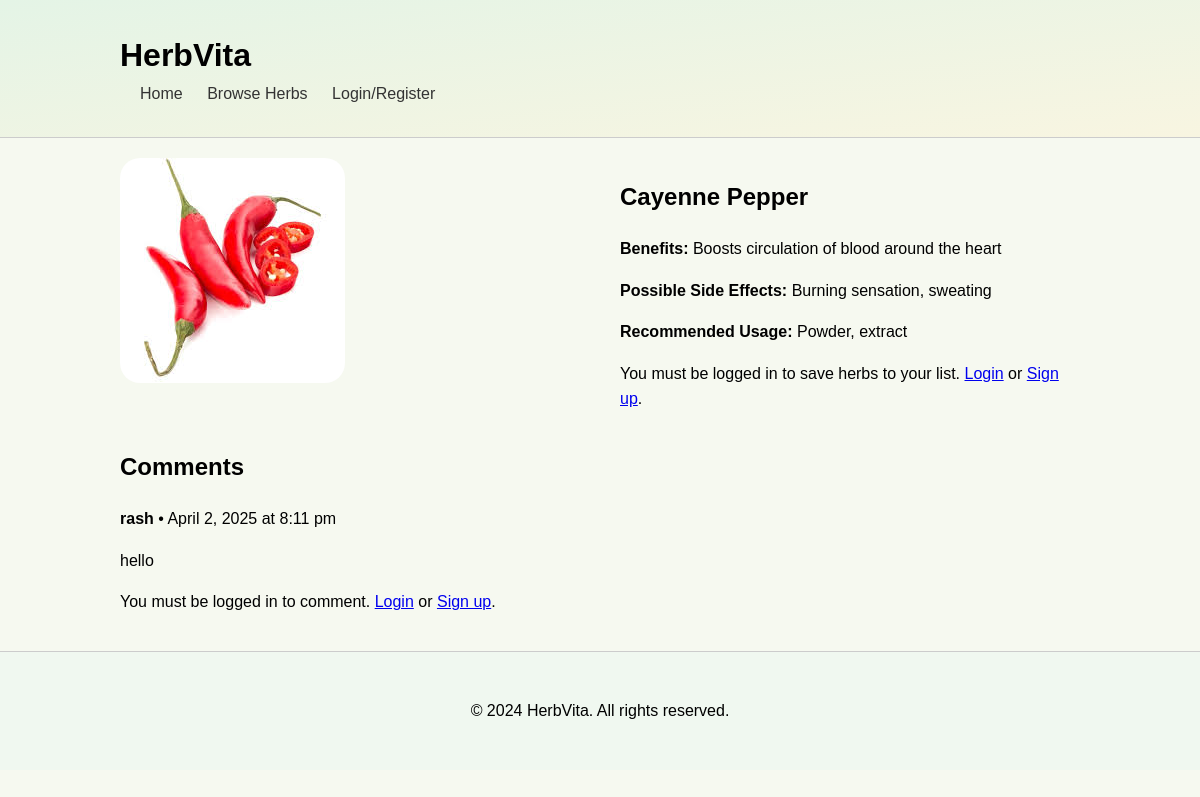
The app's page /herbDetails.php?id=41 with its own data.
### tables this page shows
CREATE TABLE `herb` (
  `herbID` int(11) NOT NULL,
  `herbName` varchar(20) NOT NULL,
  `sideEffect` varchar(255) NOT NULL,
  `recommendedUsage` text NOT NULL,
  `Benefit` text NOT NULL,
  `healthConcerns` int(11) NOT NULL,
  `imagePath` varchar(255) NOT NULL
);

CREATE TABLE `comments` (
  `commentID` int(11) NOT NULL,
  `herbID` int(11) NOT NULL,
  `userID` varchar(11) NOT NULL,
  `commentText` text NOT NULL,
  `timeAdded` timestamp NOT NULL DEFAULT current_timestamp() ON UPDATE current_timestamp()
);

CREATE TABLE `user` (
  `userID` varchar(11) NOT NULL,
  `Name` varchar(20) NOT NULL,
  `Email` varchar(50) NOT NULL,
  `passwordHash` varchar(255) NOT NULL,
  `healthInterest` int(11) NOT NULL,
  `CommentID` int(11) NOT NULL
);

### herbDetails.php (the view, shortened to what this page needs)
<?php
include 'db_connect.php';
if (isset($_GET['id']) && is_numeric($_GET['id'])) {
    $herbId = $_GET['id'];
    $sql = "SELECT herbID, herbName, sideEffect, recommendedUsage, Benefit, imagePath
            FROM herb
            WHERE herbID = ?";
    $stmt = $conn->prepare($sql);
    $stmt->bind_param("i", $herbId);
    $stmt->execute();
    $result = $stmt->get_result();
    if ($result->num_rows == 1) {
        $herb = $result->fetch_assoc();
    } else {
        header("Location: browseHerb.php");
        exit();
    }
} else {
    header("Location: browseHerb.php");
    exit();
}
?>
<!DOCTYPE html>
<html lang="en">
<head>
    <link rel="stylesheet" href="style.css">
</head>
<body>
    <header>
        <div class="container">
            <h1>HerbVita</h1>
            <nav>
                <ul>
                    <li><a href="index.php">Home</a></li>
                    <li><a href="browseHerb.php">Browse Herbs</a></li>
                    <?php if(isset($_SESSION['loggedin']) && $_SESSION['loggedin'] === true): ?>
                        <li><a href="profile.php">Saved Herbs</a></li>
                        <li><a href="logout.php">Logout</a></li>
                    <?php else: ?>
                        <li><a href="login.php">Login/Register</a></li>
                    <?php endif; ?>
                </ul>
            </nav>
        </div>
    </header>
    <main class="container">
        <section class="herb-details">
            <?php if ($herb): ?>
                <div class="herbPageContainer">
                    <div class="herb-image">
                        <img src="<?php echo htmlspecialchars($herb['imagePath']); ?>" alt="<?php echo htmlspecialchars($herb['herbName']); ?>">
                    </div>
                    <div class="herb-info">
                        <h2><?php echo htmlspecialchars($herb['herbName']); ?></h2>
                        <p><strong>Benefits:</strong> <?php echo nl2br(htmlspecialchars($herb['Benefit'])); ?></p>
                        <p><strong>Possible Side Effects:</strong> <?php echo nl2br(htmlspecialchars($herb['sideEffect'])); ?></p>
                        <p><strong>Recommended Usage:</strong> <?php echo nl2br(htmlspecialchars($herb['recommendedUsage'])); ?></p>
                         <?php if (isset($_SESSION['loggedin']) && $_SESSION['loggedin'] === true): ?>
                            <form method="post">
                                <button type="submit" name="save_herb" class="saveherb">Save Herb</button>
                            </form>
                            <?php if (isset($saveMessage)): ?>
                                <p class="message"><?php echo $saveMessage; ?></p>
                            <?php endif; ?>
                        <?php else: ?>
                            <p>You must be logged in to save herbs to your list. <a href="login.php">Login</a> or <a href="signup.php">Sign up</a>.</p>
                        <?php endif; ?>
                    </div>
                </div>
            <?php else: ?>
                <p>Herb not found.</p>
            <?php endif; ?>
        </section>
    <section class="herb-details-comments">
        <h2>Comments</h2>
        <?php
        $sql_comments = "SELECT c.`commentText`, u.`Name`, c.`timeAdded`
                        FROM `comments` c
                        JOIN `user` u ON c.`userID` = u.`userID`
                        WHERE c.`herbID` = ?";
        $stmt_comments = $conn->prepare($sql_comments);
        $stmt_comments->bind_param("i", $herbId);
        $stmt_comments->execute();
        $result_comments = $stmt_comments->get_result();
        if ($result_comments->num_rows > 0) {
            echo "<div class='comments-list'>";
            while ($row = $result_comments->fetch_assoc()) {
                echo "<div class='comment-box'>";
                echo "<p><strong>" . htmlspecialchars($row['Name']) . "</strong> • " .
                     date('F j, Y \a\t g:i a', strtotime($row['timeAdded'])) . "</p>";
                echo "<p>" . htmlspecialchars($row['commentText']) . "</p>";
                echo "</div>";
            }
            echo "</div>";
        }
        ?>
    </section>
    <?php if (isset($_SESSION['loggedin']) && $_SESSION['loggedin'] === true): ?>
        <form action="submitComment.php" method="POST">
            <textarea name="comment" rows="5" cols="50" required></textarea>
            <input type="hidden" name="herb_id" value="<?php echo htmlspecialchars($herbId); ?>">
            <button type="submit">Post Comment</button>
        </form>
    <?php else: ?>
        <p>You must be logged in to comment. <a href="login.php">Login</a> or <a href="signup.php">Sign up</a>.</p>
    <?php endif; ?>
    </main>
    <footer>
        <div class="container">
            <p>&copy; 2024 HerbVita. All rights reserved.</p>
        </div>
    </footer>
</body>
</html>

### style.css (style rules this page uses)
body { font-family: sans-serif; margin: 0; padding: 0; line-height: 1.6; background-color: #f6f9f0; }
.container { width: 80%; max-width: 1200px; margin: 0 auto; padding: 20px; }
header { background: linear-gradient(to bottom right, #e4f4e6, #f8f5e1); padding: 10px 0; border-bottom: 1px solid #ccc; }
header h1 { margin: 0; display: inline-block; }
nav ul { list-style: none; padding: 0; margin: 0; display: inline-block; }
nav ul li { display: inline; margin-left: 20px; }
nav ul li a { text-decoration: none; color: #333; }
main { padding: 20px 0; }
footer { background-color: #f0f8f0; text-align: center; padding: 10px 0; border-top: 1px solid #ccc; }
.herbPageContainer { display: flex; flex-direction: row; align-items: flex-start; margin: 0 auto; width: 100%; }
.herbPageContainer > div:first-child { flex-basis: 50%; padding-right: 20px; }
.herbPageContainer > div:last-child { flex-basis: 50%; padding-left: 20px; }
.herb-image img { max-width: 25rem; max-height: 25rem; border-radius: 20px; }

### records on screen
herb: imagePath (picture), herbName "Cayenne Pepper", Benefit "Boosts circulation of blood around the heart", sideEffect "Burning sensation, sweating", recommendedUsage "Powder, extract"
comments: userID.Name "rash", timeAdded "April 2, 2025 at 8:11 pm", commentText "hello"
